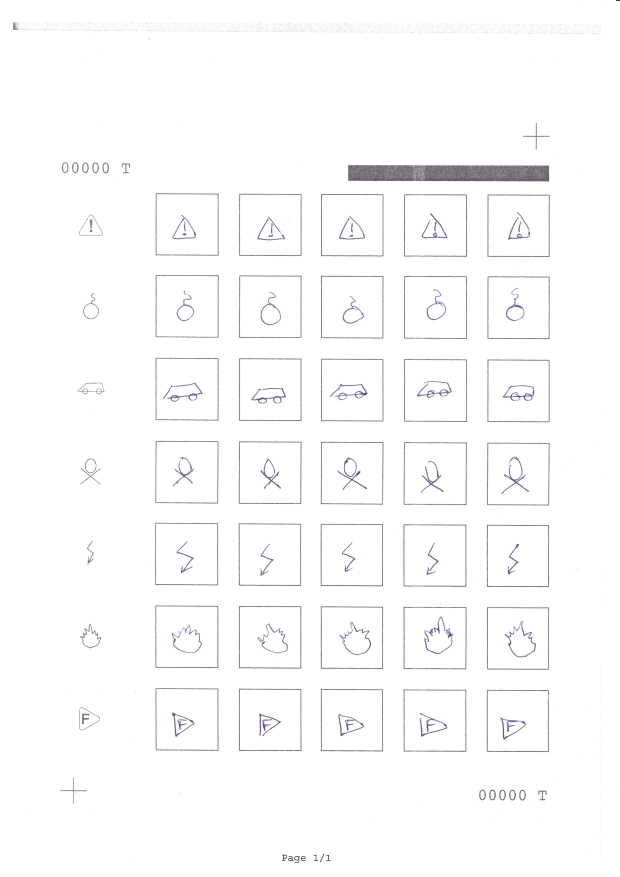
//> input picture Part1/Part1/00000.png, 2480 x 3508 px (shown at 1/4 size)
$ ./squelette_test_opencv   (built with g++ and OpenCV 4)
//> lines starting //> are read from the running program, lines starting //| are printed output that depends on the picture; after the words box and inside, x2 and y2 are one past the last pixel; in counts of white or black regions, pixels touching at a corner belong together
### Part1/Part1/histogram.h
#ifndef HISTOGRAM_H_
#define HISTOGRAM_H_

#include <iostream>
using namespace std;

#include <cv.h>
#include <highgui.h>
using namespace cv;

/*
* Compute and show histogram of a gray OR color BGR image
*/
void computeHistogram(string histTitle, Mat img);


#endif /* HISTOGRAM_H_ */

### Part1/Part1/squelette_test_opencv.cpp
//////////////////////////////////////////////////////////////////////////
// Module IRF, 5-iNFO
// Projet, séance 1
// thème : premier pas en OpenCV
// contenu : charge, affiche, réduction, calcul et affichage d'histogramme
// auteur : Luce Morin
// date : 4/10/2010
//////////////////////////////////////////////////////////////////////////

#define _USE_MATH_DEFINES

#define IMG_HOR 2480 / 5
#define IMG_VER 3508 / 5

typedef vector<vector<Vec4i>> VectorHV;

#include "histogram.h"

#include "cv.h"
#include "highgui.h"
using namespace cv;

#include <iostream>
#include <cmath>

using namespace std;

/*
	Gets the lines on a given image.
	@param im	The image
	@return The lines founded
*/
// [50 lines left out: functions getLines, computeIntersect, not called in this run]

/*
 0 : hori
 1 : verti
*/
// [23 lines left out: function linesToHV, not called in this run]

/*
	Shows the lines on an image.
	@param source	The image used for the lines
	@param lines	The lines
*/
// [11 lines left out: function showLines, not called in this run]

/*
	Loads the image.
	If the image can't be loaded, exit the program
	@param name Name of the image to load
	@return The loaded image
*/
Mat loadImage(const string& name) {
//> called with name = "00000.png"
	//charge et affiche l'image
	Mat im = imread(name);
//> im is the input picture: 3508 rows x 2480 cols, CV_8UC3; mean B, G, R 251.3, 251, 251.1
	if (im.data == NULL) {
		cerr << "Image not found: " << name << endl;
		exit(0);
	}
	return im;
}

/*
	Cleans the image.
	@param The binary image
	@return The cleaned image
*/
Mat cleanImg(const Mat& binaryImg) {
	Mat dst;
	GaussianBlur(binaryImg, dst, Size(3, 3), 0);
	adaptiveThreshold(dst, dst, 255, CV_ADAPTIVE_THRESH_MEAN_C, CV_THRESH_BINARY, 75, 10);
    bitwise_not(dst, dst);
	return dst;
}

/*
	Reduces the image of a given reduction
	@param im			The image to reduce
	@param reduction	The reduction to apply

*/
Mat reduce(const Mat& im, int reduction) {
//> called with reduction = 5

	Size tailleReduite(im.cols / reduction, im.rows / reduction);
//> tailleReduite = Size(496, 701)
	Mat imreduite = Mat(tailleReduite, CV_8UC3); //cree une image à 3 canaux de profondeur 8 bits chacuns
	resize(im, imreduite, tailleReduite);
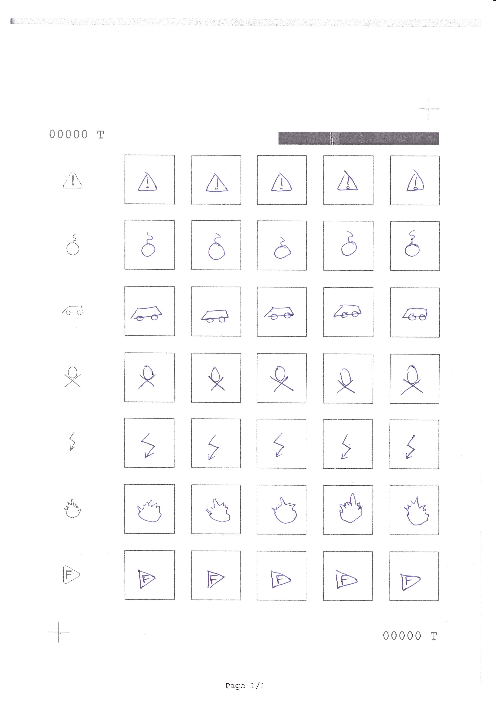
//> imreduite: 701 rows x 496 cols, CV_8UC3; mean B, G, R 251.3, 250.9, 251.1

	return imreduite;
}

void slice(const Mat& im) {
	// Reduce de image size
	Mat imreduite = reduce(im, 5);

	//Grayscale matrix
	Mat grayscaleMat(imreduite.size(), CV_8U);

	//Convert BGR to Gray
	cvtColor(imreduite, grayscaleMat, CV_BGR2GRAY);

	// Clean the image
	Mat dst = cleanImg(grayscaleMat);
//> in cleanImg, `adaptiveThreshold(dst, dst, 255, CV_ADAPTIVE_THRESH_MEAN_C, CV_THRESH_..`:
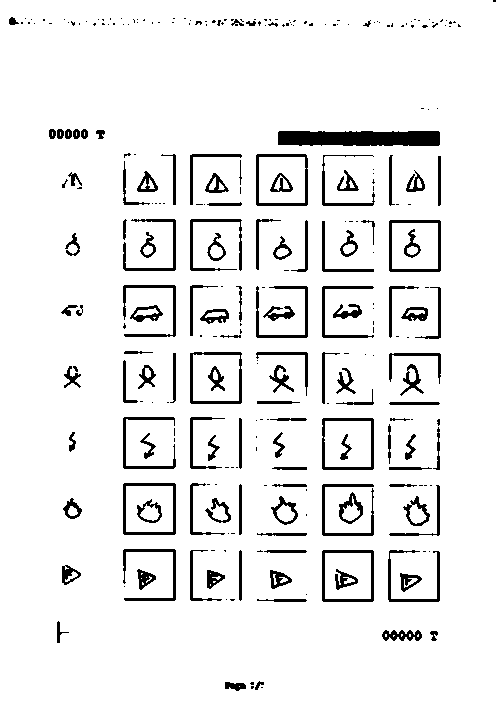
//> dst: 701 rows x 496 cols, CV_8UC1; 92.4% white; 288 black regions (167 under 20 px), largest, box (x1, y1, x2, y2) and area: (278, 131, 440, 146) 2278, (123, 483, 176, 535) 590, (389, 220, 441, 272) 584
	//imshow("Clean img", dst);

//> (the run ends here: the program needs code that is not available in this run, at `VectorHV lines = linesToHV(getLines(dst));`)
